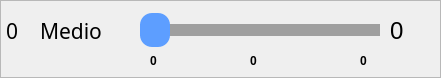
      <widget class="QFrame" name="frame_slider_medio">
       <property name="geometry">
        <rect>
         <x>0</x>
         <y>212</y>
         <width>441</width>
         <height>78</height>
        </rect>
       </property>
       <property name="minimumSize">
        <size>
         <width>80</width>
         <height>0</height>
        </size>
       </property>
       <property name="frameShape">
        <enum>QFrame::StyledPanel</enum>
       </property>
       <property name="frameShadow">
        <enum>QFrame::Raised</enum>
       </property>
       <widget class="QLabel" name="label_7">
        <property name="geometry">
         <rect>
          <x>40</x>
          <y>10</y>
          <width>91</width>
          <height>41</height>
         </rect>
        </property>
        <property name="font">
         <font>
          <family>Sans Serif</family>
          <pointsize>16</pointsize>
          <weight>50</weight>
          <italic>false</italic>
          <bold>false</bold>
         </font>
        </property>
        <property name="styleSheet">
         <string notr="true"/>
        </property>
        <property name="text">
         <string>Medio</string>
        </property>
       </widget>
       <widget class="QSlider" name="medioSlider">
        <property name="enabled">
         <bool>true</bool>
        </property>
        <property name="geometry">
         <rect>
          <x>140</x>
          <y>10</y>
          <width>240</width>
          <height>41</height>
         </rect>
        </property>
        <property name="minimumSize">
         <size>
          <width>0</width>
          <height>30</height>
         </size>
        </property>
        <property name="autoFillBackground">
         <bool>false</bool>
        </property>
        <property name="styleSheet">
         <string notr="true">QSlider::groove:horizontal
{
    border: 1px solid #5d9eff;
    height: 10px;
	background: #5d9eff;
}  

QSlider::handle:horizontal
{
    background: #5d9eff;;
    width: 30px;
	height: 30px;
	left: 11px;
	right: 11px;
	margin: -12px;
	border-radius: 12px;	
}

QSlider::add-page:horizontal
{
    background-color: #9f9f9f;
	border: 1px solid #9f9f9f;
}</string>
        </property>
        <property name="maximum">
         <number>180</number>
        </property>
        <property name="orientation">
         <enum>Qt::Horizontal</enum>
        </property>
        <property name="tickPosition">
         <enum>QSlider::NoTicks</enum>
        </property>
        <property name="tickInterval">
         <number>0</number>
        </property>
       </widget>
       <widget class="QLabel" name="medio_valor">
        <property name="geometry">
         <rect>
          <x>390</x>
          <y>20</y>
          <width>51</width>
          <height>22</height>
         </rect>
        </property>
        <property name="minimumSize">
         <size>
          <width>40</width>
          <height>0</height>
         </size>
        </property>
        <property name="font">
         <font>
          <pointsize>18</pointsize>
         </font>
        </property>
        <property name="text">
         <string>0</string>
        </property>
       </widget>
       <widget class="QLabel" name="etiquetaMedioMinimo">
        <property name="geometry">
         <rect>
          <x>150</x>
          <y>50</y>
          <width>21</width>
          <height>22</height>
         </rect>
        </property>
        <property name="font">
         <font>
          <weight>75</weight>
          <bold>true</bold>
         </font>
        </property>
        <property name="text">
         <string>0</string>
        </property>
       </widget>
       <widget class="QLabel" name="etiquetaMedioMedio">
        <property name="geometry">
         <rect>
          <x>250</x>
          <y>50</y>
          <width>31</width>
          <height>22</height>
         </rect>
        </property>
        <property name="font">
         <font>
          <weight>75</weight>
          <bold>true</bold>
         </font>
        </property>
        <property name="text">
         <string>0</string>
        </property>
       </widget>
       <widget class="QLabel" name="etiquetaMedioMaximo">
        <property name="geometry">
         <rect>
          <x>360</x>
          <y>50</y>
          <width>31</width>
          <height>22</height>
         </rect>
        </property>
        <property name="font">
         <font>
          <weight>75</weight>
          <bold>true</bold>
         </font>
        </property>
        <property name="text">
         <string>0</string>
        </property>
       </widget>
       <widget class="QLabel" name="etiquetaMedioPin">
        <property name="geometry">
         <rect>
          <x>0</x>
          <y>20</y>
          <width>41</width>
          <height>22</height>
         </rect>
        </property>
        <property name="font">
         <font>
          <family>Sans Serif</family>
          <pointsize>16</pointsize>
         </font>
        </property>
        <property name="styleSheet">
         <string notr="true">margin-left: 1px;</string>
        </property>
        <property name="text">
         <string>0</string>
        </property>
       </widget>
      </widget>
